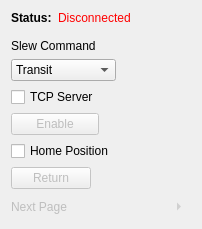
             <widget class="QWidget" name="stackedWidgetPage1">
              <layout class="QFormLayout" name="formLayout">
               <item row="0" column="0">
                <layout class="QHBoxLayout" name="horizontalLayout_8">
                 <item>
                  <widget class="QLabel" name="stellarConStatText">
                   <property name="text">
                    <string>&lt;html&gt;&lt;head/&gt;&lt;body&gt;&lt;p&gt;&lt;span style=&quot; font-weight:600;&quot;&gt;Status:&lt;/span&gt;&lt;/p&gt;&lt;/body&gt;&lt;/html&gt;</string>
                   </property>
                  </widget>
                 </item>
                 <item>
                  <widget class="QLabel" name="stellConStatText">
                   <property name="text">
                    <string>&lt;html&gt;&lt;head/&gt;&lt;body&gt;&lt;p&gt;&lt;span style=&quot; color:#ff0000;&quot;&gt;Disconnected&lt;/span&gt;&lt;/p&gt;&lt;/body&gt;&lt;/html&gt;</string>
                   </property>
                  </widget>
                 </item>
                </layout>
               </item>
               <item row="1" column="0">
                <spacer name="horizontalSpacer_6">
                 <property name="orientation">
                  <enum>Qt::Horizontal</enum>
                 </property>
                 <property name="sizeHint" stdset="0">
                  <size>
                   <width>40</width>
                   <height>2</height>
                  </size>
                 </property>
                </spacer>
               </item>
               <item row="2" column="0">
                <widget class="QLabel" name="label_2">
                 <property name="text">
                  <string>Slew Command</string>
                 </property>
                </widget>
               </item>
               <item row="3" column="0">
                <widget class="QComboBox" name="stellariumOperationSelect">
                 <property name="statusTip">
                  <string/>
                 </property>
                 <item>
                  <property name="text">
                   <string extracomment="Select to go to chosen object's position">Transit</string>
                  </property>
                 </item>
                 <item>
                  <property name="text">
                   <string extracomment="Select to track the chosen object">Aim and track</string>
                  </property>
                 </item>
                </widget>
               </item>
               <item row="4" column="0">
                <layout class="QVBoxLayout" name="verticalLayout_3">
                 <item>
                  <widget class="QCheckBox" name="tcpStelServChkBox">
                   <property name="cursor">
                    <cursorShape>PointingHandCursor</cursorShape>
                   </property>
                   <property name="text">
                    <string>TCP Server</string>
                   </property>
                  </widget>
                 </item>
                 <item>
                  <widget class="QPushButton" name="connectStellariumBtn">
                   <property name="enabled">
                    <bool>false</bool>
                   </property>
                   <property name="cursor">
                    <cursorShape>PointingHandCursor</cursorShape>
                   </property>
                   <property name="acceptDrops">
                    <bool>false</bool>
                   </property>
                   <property name="text">
                    <string>Enable</string>
                   </property>
                   <property name="checkable">
                    <bool>false</bool>
                   </property>
                  </widget>
                 </item>
                </layout>
               </item>
               <item row="5" column="0">
                <layout class="QVBoxLayout" name="verticalLayout_4">
                 <item>
                  <widget class="QCheckBox" name="homePositioncheckBox">
                   <property name="cursor">
                    <cursorShape>PointingHandCursor</cursorShape>
                   </property>
                   <property name="text">
                    <string>Home Position</string>
                   </property>
                  </widget>
                 </item>
                 <item>
                  <widget class="QPushButton" name="homePositionButton">
                   <property name="enabled">
                    <bool>false</bool>
                   </property>
                   <property name="sizePolicy">
                    <sizepolicy hsizetype="Maximum" vsizetype="Fixed">
                     <horstretch>0</horstretch>
                     <verstretch>0</verstretch>
                    </sizepolicy>
                   </property>
                   <property name="cursor">
                    <cursorShape>PointingHandCursor</cursorShape>
                   </property>
                   <property name="text">
                    <string>Return</string>
                   </property>
                  </widget>
                 </item>
                </layout>
               </item>
               <item row="6" column="0">
                <layout class="QHBoxLayout" name="horizontalLayout_15">
                 <item>
                  <widget class="QLabel" name="nextPageLabel">
                   <property name="enabled">
                    <bool>false</bool>
                   </property>
                   <property name="minimumSize">
                    <size>
                     <width>150</width>
                     <height>0</height>
                    </size>
                   </property>
                   <property name="text">
                    <string>Next Page</string>
                   </property>
                  </widget>
                 </item>
                 <item>
                  <widget class="QToolButton" name="stellNextPageBtn">
                   <property name="enabled">
                    <bool>false</bool>
                   </property>
                   <property name="sizePolicy">
                    <sizepolicy hsizetype="Fixed" vsizetype="Fixed">
                     <horstretch>0</horstretch>
                     <verstretch>0</verstretch>
                    </sizepolicy>
                   </property>
                   <property name="cursor">
                    <cursorShape>PointingHandCursor</cursorShape>
                   </property>
                   <property name="text">
                    <string>...</string>
                   </property>
                   <property name="autoRaise">
                    <bool>true</bool>
                   </property>
                   <property name="arrowType">
                    <enum>Qt::RightArrow</enum>
                   </property>
                  </widget>
                 </item>
                </layout>
               </item>
              </layout>
             </widget>
